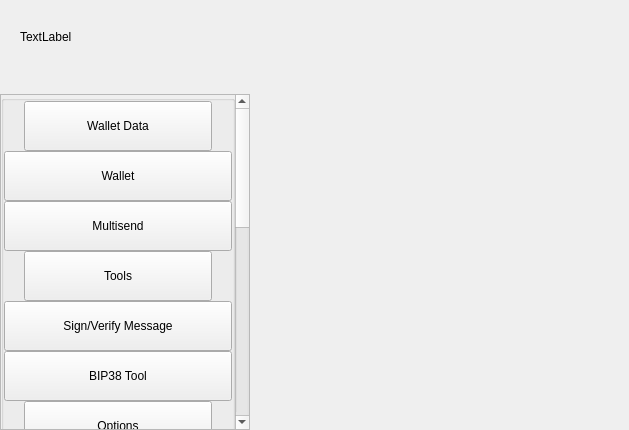
<?xml version="1.0" encoding="UTF-8"?>
<ui version="4.0">
 <class>SettingsWidget</class>
 <widget class="QWidget" name="SettingsWidget">
  <property name="geometry">
   <rect>
    <x>0</x>
    <y>0</y>
    <width>629</width>
    <height>430</height>
   </rect>
  </property>
  <property name="windowTitle">
   <string>Form</string>
  </property>
  <layout class="QHBoxLayout" name="horizontalLayout" stretch="1,2">
   <property name="spacing">
    <number>0</number>
   </property>
   <property name="leftMargin">
    <number>0</number>
   </property>
   <property name="topMargin">
    <number>0</number>
   </property>
   <property name="rightMargin">
    <number>0</number>
   </property>
   <property name="bottomMargin">
    <number>0</number>
   </property>
   <item>
    <widget class="QWidget" name="left" native="true">
     <property name="minimumSize">
      <size>
       <width>250</width>
       <height>0</height>
      </size>
     </property>
     <layout class="QVBoxLayout" name="verticalLayout">
      <property name="leftMargin">
       <number>0</number>
      </property>
      <property name="topMargin">
       <number>0</number>
      </property>
      <property name="rightMargin">
       <number>0</number>
      </property>
      <property name="bottomMargin">
       <number>0</number>
      </property>
      <item>
       <layout class="QVBoxLayout" name="verticalLayout_1">
        <property name="spacing">
         <number>0</number>
        </property>
        <item>
         <layout class="QHBoxLayout" name="horizontalLayout_1">
          <property name="spacing">
           <number>0</number>
          </property>
          <property name="leftMargin">
           <number>20</number>
          </property>
          <property name="rightMargin">
           <number>20</number>
          </property>
          <item>
           <widget class="QLabel" name="labelTitle">
            <property name="text">
             <string>TextLabel</string>
            </property>
           </widget>
          </item>
          <item>
           <spacer name="horizontalSpacer">
            <property name="orientation">
             <enum>Qt::Horizontal</enum>
            </property>
            <property name="sizeHint" stdset="0">
             <size>
              <width>40</width>
              <height>20</height>
             </size>
            </property>
           </spacer>
          </item>
         </layout>
        </item>
        <item>
         <spacer name="verticalSpacer_2">
          <property name="orientation">
           <enum>Qt::Vertical</enum>
          </property>
          <property name="sizeType">
           <enum>QSizePolicy::Fixed</enum>
          </property>
          <property name="sizeHint" stdset="0">
           <size>
            <width>20</width>
            <height>20</height>
           </size>
          </property>
         </spacer>
        </item>
        <item>
         <layout class="QVBoxLayout" name="verticalLayout_2">
          <item>
           <widget class="QScrollArea" name="scrollArea">
            <property name="sizePolicy">
             <sizepolicy hsizetype="Expanding" vsizetype="Minimum">
              <horstretch>0</horstretch>
              <verstretch>0</verstretch>
             </sizepolicy>
            </property>
            <property name="styleSheet">
             <string notr="true"/>
            </property>
            <property name="horizontalScrollBarPolicy">
             <enum>Qt::ScrollBarAlwaysOff</enum>
            </property>
            <property name="sizeAdjustPolicy">
             <enum>QAbstractScrollArea::AdjustIgnored</enum>
            </property>
            <property name="widgetResizable">
             <bool>true</bool>
            </property>
            <property name="alignment">
             <set>Qt::AlignLeading|Qt::AlignLeft|Qt::AlignTop</set>
            </property>
            <widget class="QWidget" name="scrollAreaWidgetContents">
             <property name="geometry">
              <rect>
               <x>0</x>
               <y>-490</y>
               <width>230</width>
               <height>887</height>
              </rect>
             </property>
             <property name="sizePolicy">
              <sizepolicy hsizetype="Preferred" vsizetype="Minimum">
               <horstretch>0</horstretch>
               <verstretch>0</verstretch>
              </sizepolicy>
             </property>
             <property name="autoFillBackground">
              <bool>true</bool>
             </property>
             <layout class="QVBoxLayout" name="verticalLayout_3">
              <property name="spacing">
               <number>0</number>
              </property>
              <property name="sizeConstraint">
               <enum>QLayout::SetDefaultConstraint</enum>
              </property>
              <property name="leftMargin">
               <number>0</number>
              </property>
              <property name="topMargin">
               <number>0</number>
              </property>
              <property name="rightMargin">
               <number>0</number>
              </property>
              <property name="bottomMargin">
               <number>0</number>
              </property>
              <item>
               <layout class="QVBoxLayout" name="verticalLayout_4">
                <item>
                 <widget class="QGroupBox" name="groupBox">
                  <property name="sizePolicy">
                   <sizepolicy hsizetype="Preferred" vsizetype="Minimum">
                    <horstretch>0</horstretch>
                    <verstretch>0</verstretch>
                   </sizepolicy>
                  </property>
                  <property name="title">
                   <string/>
                  </property>
                  <layout class="QVBoxLayout" name="verticalLayout_5">
                   <property name="spacing">
                    <number>0</number>
                   </property>
                   <property name="leftMargin">
                    <number>0</number>
                   </property>
                   <property name="topMargin">
                    <number>0</number>
                   </property>
                   <property name="rightMargin">
                    <number>0</number>
                   </property>
                   <property name="bottomMargin">
                    <number>0</number>
                   </property>
                   <item>
                    <layout class="QHBoxLayout" name="horizontalLayout_2">
                     <property name="spacing">
                      <number>0</number>
                     </property>
                     <property name="leftMargin">
                      <number>20</number>
                     </property>
                     <property name="rightMargin">
                      <number>20</number>
                     </property>
                     <item alignment="Qt::AlignTop">
                      <widget class="QPushButton" name="pushButtonFile">
                       <property name="minimumSize">
                        <size>
                         <width>0</width>
                         <height>50</height>
                        </size>
                       </property>
                       <property name="maximumSize">
                        <size>
                         <width>16777215</width>
                         <height>50</height>
                        </size>
                       </property>
                       <property name="focusPolicy">
                        <enum>Qt::NoFocus</enum>
                       </property>
                       <property name="text">
                        <string>Wallet Data</string>
                       </property>
                       <property name="checkable">
                        <bool>true</bool>
                       </property>
                       <property name="autoExclusive">
                        <bool>false</bool>
                       </property>
                      </widget>
                     </item>
                    </layout>
                   </item>
                   <item>
                    <widget class="QWidget" name="fileButtonsWidget" native="true">
                     <layout class="QVBoxLayout" name="verticalLayout_6">
                      <property name="spacing">
                       <number>0</number>
                      </property>
                      <property name="leftMargin">
                       <number>0</number>
                      </property>
                      <property name="topMargin">
                       <number>0</number>
                      </property>
                      <property name="rightMargin">
                       <number>0</number>
                      </property>
                      <property name="bottomMargin">
                       <number>0</number>
                      </property>
                      <item>
                       <widget class="QPushButton" name="pushButtonFile2">
                        <property name="minimumSize">
                         <size>
                          <width>0</width>
                          <height>50</height>
                         </size>
                        </property>
                        <property name="maximumSize">
                         <size>
                          <width>16777215</width>
                          <height>50</height>
                         </size>
                        </property>
                        <property name="focusPolicy">
                         <enum>Qt::NoFocus</enum>
                        </property>
                        <property name="text">
                         <string>Wallet</string>
                        </property>
                        <property name="checkable">
                         <bool>true</bool>
                        </property>
                        <property name="autoExclusive">
                         <bool>false</bool>
                        </property>
                       </widget>
                      </item>
                      <item>
                       <widget class="QPushButton" name="pushButtonFile3">
                        <property name="minimumSize">
                         <size>
                          <width>0</width>
                          <height>50</height>
                         </size>
                        </property>
                        <property name="maximumSize">
                         <size>
                          <width>16777215</width>
                          <height>50</height>
                         </size>
                        </property>
                        <property name="focusPolicy">
                         <enum>Qt::NoFocus</enum>
                        </property>
                        <property name="text">
                         <string>Multisend</string>
                        </property>
                        <property name="checkable">
                         <bool>true</bool>
                        </property>
                        <property name="autoExclusive">
                         <bool>false</bool>
                        </property>
                       </widget>
                      </item>
                     </layout>
                    </widget>
                   </item>
                   <item>
                    <layout class="QHBoxLayout" name="horizontalLayout_3">
                     <property name="spacing">
                      <number>0</number>
                     </property>
                     <property name="leftMargin">
                      <number>20</number>
                     </property>
                     <property name="rightMargin">
                      <number>20</number>
                     </property>
                     <item alignment="Qt::AlignTop">
                      <widget class="QPushButton" name="pushButtonConfiguration">
                       <property name="minimumSize">
                        <size>
                         <width>0</width>
                         <height>50</height>
                        </size>
                       </property>
                       <property name="maximumSize">
                        <size>
                         <width>16777215</width>
                         <height>50</height>
                        </size>
                       </property>
                       <property name="focusPolicy">
                        <enum>Qt::NoFocus</enum>
                       </property>
                       <property name="text">
                        <string>Tools</string>
                       </property>
                       <property name="checkable">
                        <bool>true</bool>
                       </property>
                       <property name="autoExclusive">
                        <bool>false</bool>
                       </property>
                      </widget>
                     </item>
                    </layout>
                   </item>
                   <item>
                    <widget class="QWidget" name="configurationButtonsWidget" native="true">
                     <layout class="QVBoxLayout" name="verticalLayout_7">
                      <property name="spacing">
                       <number>0</number>
                      </property>
                      <property name="leftMargin">
                       <number>0</number>
                      </property>
                      <property name="topMargin">
                       <number>0</number>
                      </property>
                      <property name="rightMargin">
                       <number>0</number>
                      </property>
                      <property name="bottomMargin">
                       <number>0</number>
                      </property>
                      <item>
                       <widget class="QPushButton" name="pushButtonConfiguration4">
                        <property name="minimumSize">
                         <size>
                          <width>0</width>
                          <height>50</height>
                         </size>
                        </property>
                        <property name="maximumSize">
                         <size>
                          <width>16777215</width>
                          <height>50</height>
                         </size>
                        </property>
                        <property name="focusPolicy">
                         <enum>Qt::NoFocus</enum>
                        </property>
                        <property name="text">
                         <string>Sign/Verify Message</string>
                        </property>
                        <property name="checkable">
                         <bool>true</bool>
                        </property>
                        <property name="autoExclusive">
                         <bool>false</bool>
                        </property>
                       </widget>
                      </item>
                      <item>
                       <widget class="QPushButton" name="pushButtonConfiguration3">
                        <property name="minimumSize">
                         <size>
                          <width>0</width>
                          <height>50</height>
                         </size>
                        </property>
                        <property name="maximumSize">
                         <size>
                          <width>16777215</width>
                          <height>50</height>
                         </size>
                        </property>
                        <property name="focusPolicy">
                         <enum>Qt::NoFocus</enum>
                        </property>
                        <property name="text">
                         <string>BIP38 Tool</string>
                        </property>
                        <property name="checkable">
                         <bool>true</bool>
                        </property>
                        <property name="autoExclusive">
                         <bool>false</bool>
                        </property>
                       </widget>
                      </item>
                     </layout>
                    </widget>
                   </item>
                   <item>
                    <layout class="QHBoxLayout" name="horizontalLayout_4">
                     <property name="spacing">
                      <number>0</number>
                     </property>
                     <property name="leftMargin">
                      <number>20</number>
                     </property>
                     <property name="rightMargin">
                      <number>20</number>
                     </property>
                     <item alignment="Qt::AlignTop">
                      <widget class="QPushButton" name="pushButtonOptions">
                       <property name="minimumSize">
                        <size>
                         <width>0</width>
                         <height>50</height>
                        </size>
                       </property>
                       <property name="maximumSize">
                        <size>
                         <width>16777215</width>
                         <height>50</height>
                        </size>
                       </property>
                       <property name="focusPolicy">
                        <enum>Qt::NoFocus</enum>
                       </property>
                       <property name="text">
                        <string>Options</string>
                       </property>
                       <property name="checkable">
                        <bool>true</bool>
                       </property>
                       <property name="autoExclusive">
                        <bool>false</bool>
                       </property>
                      </widget>
                     </item>
                    </layout>
                   </item>
                   <item>
                    <widget class="QWidget" name="optionsButtonsWidget" native="true">
                     <layout class="QVBoxLayout" name="verticalLayout_8">
                      <property name="spacing">
                       <number>0</number>
                      </property>
                      <property name="leftMargin">
                       <number>0</number>
                      </property>
                      <property name="topMargin">
                       <number>0</number>
                      </property>
                      <property name="rightMargin">
                       <number>0</number>
                      </property>
                      <property name="bottomMargin">
                       <number>0</number>
                      </property>
                      <item>
                       <widget class="QPushButton" name="pushButtonOptions1">
                        <property name="minimumSize">
                         <size>
                          <width>0</width>
                          <height>50</height>
                         </size>
                        </property>
                        <property name="maximumSize">
                         <size>
                          <width>16777215</width>
                          <height>50</height>
                         </size>
                        </property>
                        <property name="focusPolicy">
                         <enum>Qt::NoFocus</enum>
                        </property>
                        <property name="text">
                         <string>Main</string>
                        </property>
                        <property name="checkable">
                         <bool>true</bool>
                        </property>
                        <property name="checked">
                         <bool>false</bool>
                        </property>
                        <property name="autoExclusive">
                         <bool>false</bool>
                        </property>
                       </widget>
                      </item>
                      <item>
                       <widget class="QPushButton" name="pushButtonOptions2">
                        <property name="minimumSize">
                         <size>
                          <width>0</width>
                          <height>50</height>
                         </size>
                        </property>
                        <property name="maximumSize">
                         <size>
                          <width>16777215</width>
                          <height>50</height>
                         </size>
                        </property>
                        <property name="focusPolicy">
                         <enum>Qt::NoFocus</enum>
                        </property>
                        <property name="text">
                         <string>Wallet</string>
                        </property>
                        <property name="checkable">
                         <bool>true</bool>
                        </property>
                        <property name="autoExclusive">
                         <bool>false</bool>
                        </property>
                       </widget>
                      </item>
                      <item>
                       <widget class="QPushButton" name="pushButtonOptions5">
                        <property name="minimumSize">
                         <size>
                          <width>0</width>
                          <height>50</height>
                         </size>
                        </property>
                        <property name="maximumSize">
                         <size>
                          <width>16777215</width>
                          <height>50</height>
                         </size>
                        </property>
                        <property name="focusPolicy">
                         <enum>Qt::NoFocus</enum>
                        </property>
                        <property name="text">
                         <string>Display</string>
                        </property>
                        <property name="checkable">
                         <bool>true</bool>
                        </property>
                        <property name="autoExclusive">
                         <bool>false</bool>
                        </property>
                       </widget>
                      </item>
                     </layout>
                    </widget>
                   </item>
                   <item>
                    <layout class="QHBoxLayout" name="horizontalTools">
                     <property name="spacing">
                      <number>0</number>
                     </property>
                     <property name="leftMargin">
                      <number>20</number>
                     </property>
                     <property name="rightMargin">
                      <number>20</number>
                     </property>
                     <item alignment="Qt::AlignTop">
                      <widget class="QPushButton" name="pushButtonTools">
                       <property name="minimumSize">
                        <size>
                         <width>0</width>
                         <height>50</height>
                        </size>
                       </property>
                       <property name="maximumSize">
                        <size>
                         <width>16777215</width>
                         <height>50</height>
                        </size>
                       </property>
                       <property name="focusPolicy">
                        <enum>Qt::NoFocus</enum>
                       </property>
                       <property name="text">
                        <string>Debug</string>
                       </property>
                       <property name="checkable">
                        <bool>true</bool>
                       </property>
                       <property name="autoExclusive">
                        <bool>false</bool>
                       </property>
                      </widget>
                     </item>
                    </layout>
                   </item>
                   <item>
                    <widget class="QWidget" name="toolsButtonsWidget" native="true">
                     <layout class="QVBoxLayout" name="verticalTools_11">
                      <property name="spacing">
                       <number>0</number>
                      </property>
                      <property name="leftMargin">
                       <number>0</number>
                      </property>
                      <property name="topMargin">
                       <number>0</number>
                      </property>
                      <property name="rightMargin">
                       <number>0</number>
                      </property>
                      <property name="bottomMargin">
                       <number>0</number>
                      </property>
                      <item>
                       <widget class="QPushButton" name="pushButtonTools1">
                        <property name="minimumSize">
                         <size>
                          <width>0</width>
                          <height>50</height>
                         </size>
                        </property>
                        <property name="maximumSize">
                         <size>
                          <width>16777215</width>
                          <height>50</height>
                         </size>
                        </property>
                        <property name="focusPolicy">
                         <enum>Qt::NoFocus</enum>
                        </property>
                        <property name="text">
                         <string>Information</string>
                        </property>
                        <property name="checkable">
                         <bool>true</bool>
                        </property>
                        <property name="checked">
                         <bool>false</bool>
                        </property>
                        <property name="autoExclusive">
                         <bool>false</bool>
                        </property>
                       </widget>
                      </item>
                      <item>
                       <widget class="QPushButton" name="pushButtonTools2">
                        <property name="minimumSize">
                         <size>
                          <width>0</width>
                          <height>50</height>
                         </size>
                        </property>
                        <property name="maximumSize">
                         <size>
                          <width>16777215</width>
                          <height>50</height>
                         </size>
                        </property>
                        <property name="focusPolicy">
                         <enum>Qt::NoFocus</enum>
                        </property>
                        <property name="text">
                         <string>Console</string>
                        </property>
                        <property name="checkable">
                         <bool>true</bool>
                        </property>
                        <property name="autoExclusive">
                         <bool>false</bool>
                        </property>
                       </widget>
                      </item>
                      <item>
                       <widget class="QPushButton" name="pushButtonTools5">
                        <property name="minimumSize">
                         <size>
                          <width>0</width>
                          <height>50</height>
                         </size>
                        </property>
                        <property name="maximumSize">
                         <size>
                          <width>16777215</width>
                          <height>50</height>
                         </size>
                        </property>
                        <property name="focusPolicy">
                         <enum>Qt::NoFocus</enum>
                        </property>
                        <property name="text">
                         <string>Wallet Repair</string>
                        </property>
                        <property name="checkable">
                         <bool>true</bool>
                        </property>
                        <property name="autoExclusive">
                         <bool>false</bool>
                        </property>
                       </widget>
                      </item>
                     </layout>
                    </widget>
                   </item>
                   <item>
                    <layout class="QHBoxLayout" name="horizontalHelp">
                     <property name="spacing">
                      <number>0</number>
                     </property>
                     <property name="leftMargin">
                      <number>20</number>
                     </property>
                     <property name="rightMargin">
                      <number>20</number>
                     </property>
                     <item alignment="Qt::AlignTop">
                      <widget class="QPushButton" name="pushButtonHelp">
                       <property name="minimumSize">
                        <size>
                         <width>0</width>
                         <height>50</height>
                        </size>
                       </property>
                       <property name="maximumSize">
                        <size>
                         <width>16777215</width>
                         <height>50</height>
                        </size>
                       </property>
                       <property name="focusPolicy">
                        <enum>Qt::NoFocus</enum>
                       </property>
                       <property name="text">
                        <string>Help</string>
                       </property>
                       <property name="checkable">
                        <bool>true</bool>
                       </property>
                       <property name="autoExclusive">
                        <bool>false</bool>
                       </property>
                      </widget>
                     </item>
                    </layout>
                   </item>
                   <item>
                    <widget class="QWidget" name="helpButtonsWidget" native="true">
                     <layout class="QVBoxLayout" name="verticalHelp">
                      <property name="spacing">
                       <number>0</number>
                      </property>
                      <property name="leftMargin">
                       <number>0</number>
                      </property>
                      <property name="topMargin">
                       <number>0</number>
                      </property>
                      <property name="rightMargin">
                       <number>0</number>
                      </property>
                      <property name="bottomMargin">
                       <number>0</number>
                      </property>
                      <item>
                       <widget class="QPushButton" name="pushButtonHelp1">
                        <property name="minimumSize">
                         <size>
                          <width>0</width>
                          <height>50</height>
                         </size>
                        </property>
                        <property name="maximumSize">
                         <size>
                          <width>16777215</width>
                          <height>50</height>
                         </size>
                        </property>
                        <property name="focusPolicy">
                         <enum>Qt::NoFocus</enum>
                        </property>
                        <property name="text">
                         <string>FAQ</string>
                        </property>
                        <property name="checkable">
                         <bool>false</bool>
                        </property>
                        <property name="checked">
                         <bool>false</bool>
                        </property>
                        <property name="autoExclusive">
                         <bool>false</bool>
                        </property>
                       </widget>
                      </item>
                      <item>
                       <widget class="QPushButton" name="pushButtonHelp2">
                        <property name="minimumSize">
                         <size>
                          <width>0</width>
                          <height>50</height>
                         </size>
                        </property>
                        <property name="maximumSize">
                         <size>
                          <width>16777215</width>
                          <height>50</height>
                         </size>
                        </property>
                        <property name="focusPolicy">
                         <enum>Qt::NoFocus</enum>
                        </property>
                        <property name="text">
                         <string>About BCZ</string>
                        </property>
                        <property name="checkable">
                         <bool>false</bool>
                        </property>
                        <property name="autoExclusive">
                         <bool>false</bool>
                        </property>
                       </widget>
                      </item>
                     </layout>
                    </widget>
                   </item>
                  </layout>
                 </widget>
                </item>
               </layout>
              </item>
             </layout>
            </widget>
           </widget>
          </item>
         </layout>
        </item>
       </layout>
      </item>
     </layout>
    </widget>
   </item>
   <item>
    <widget class="QWidget" name="right" native="true">
     <layout class="QVBoxLayout" name="verticalLayout_9">
      <property name="leftMargin">
       <number>0</number>
      </property>
      <property name="topMargin">
       <number>0</number>
      </property>
      <property name="rightMargin">
       <number>0</number>
      </property>
      <property name="bottomMargin">
       <number>0</number>
      </property>
      <item>
       <layout class="QVBoxLayout" name="verticalLayout_10">
        <property name="spacing">
         <number>6</number>
        </property>
        <item>
         <layout class="QVBoxLayout" name="verticalLayout_11">
          <item>
           <widget class="QStackedWidget" name="stackedWidgetContainer"/>
          </item>
         </layout>
        </item>
       </layout>
      </item>
     </layout>
    </widget>
   </item>
  </layout>
 </widget>
 <resources/>
 <connections/>
</ui>
